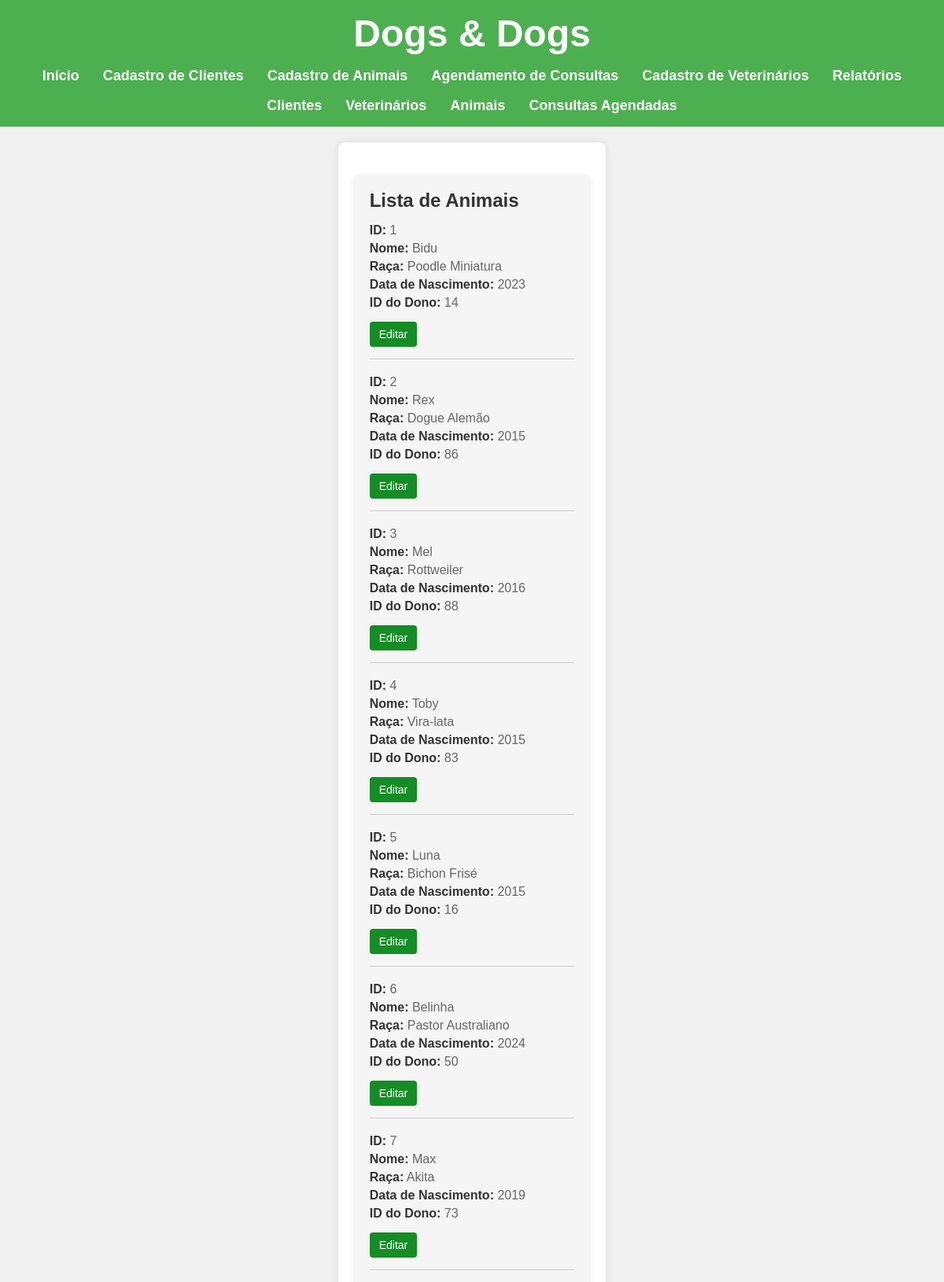
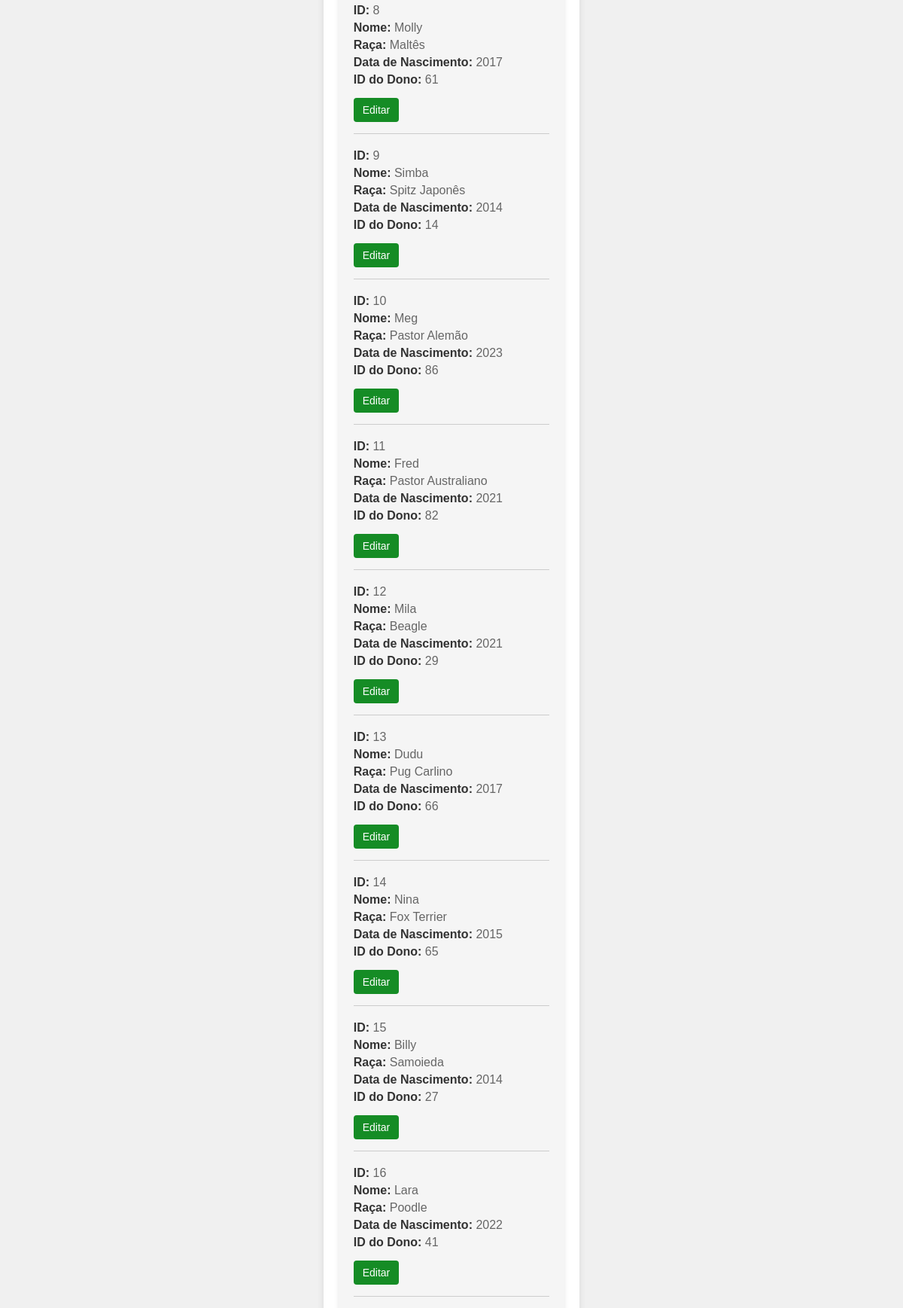
Page /animais (upper part) on the committed database (2 pictures, top to bottom).
### models.py (models this page shows, shortened)
class Animal(Base):
    __tablename__ = 'animais'
    id_animal = Column(Integer, primary_key=True)
    nome_animal = Column(String(30), nullable=False, index=True)
    raca = Column(String(30))
    anoNasci = Column(Integer, nullable=False)
    idCliente = Column(Integer, ForeignKey("clientes.id_cliente"), nullable=False)
    cliente = relationship("Cliente")
    def __repr__(self):
        return f'<Animal: {self.nome_animal}, Raça: {self.raca}, Ano de Nascimento: {self.anoNasci}>'

### app.py (the view)
@app.route('/animais', methods=['GET'])
def animais():
    sql_animais = select(Animal)
    lista_animais = db_session.execute(sql_animais).scalars().all()
    print(lista_animais)
    return render_template("animais.html", lista_de_animais=lista_animais)

### templates/animais.html
{% extends 'base.html' %}
{% block conteudo %}
    <div class="card">
        <h2>Lista de Animais</h2>
        {% for item in lista_de_animais %}
            <div class="animal-info">
                <p><span>ID:</span> {{item.id_animal}}</p>
                <p><span>Nome:</span> {{item.nome_animal}}</p>
                <p><span>Raça:</span> {{item.raca}}</p>
                <p><span>Data de Nascimento:</span> {{item.anoNasci}}</p>
                <p><span>ID do Dono:</span> {{item.idCliente}}</p>
                <a href="{{ url_for('editar_animal', id_animal=item.id_animal) }}" class="btn-edit">Editar</a>
            </div>
        {% endfor %}
    </div>
{% endblock conteudo %}

### static/design.css (style rules this page uses)
* { margin: 0; padding: 0; box-sizing: border-box; font-family: Arial, sans-serif; }
body { background-color: #f0f0f0; color: #333; display: flex; flex-direction: column; min-height: 100vh; }
.card { background-color: #f5f5f5; padding: 20px; border-radius: 8px; box-shadow: 0px 4px 6px rgba(0, 0, 0, 0.1); margin: 20px auto; max-width: 600px; text-align: left; }
.card h2 { color: #333; font-size: 24px; margin-bottom: 15px; }
.card p { font-size: 16px; margin: 5px 0; color: #666; }
.card span { font-weight: bold; color: #333; }
.card .animal-info { margin-bottom: 20px; border-bottom: 1px solid #ccc; padding-bottom: 15px; }
.btn-edit { display: inline-block; margin-top: 10px; padding: 8px 12px; background-color: #158c25; color: white; text-decoration: none; border-radius: 4px; font-size: 14px; text-align: center; }

### rows in the picture
Animal: id_animal "1", nome_animal "Bidu", raca "Poodle Miniatura", anoNasci "2023", idCliente "14"
Animal: id_animal "2", nome_animal "Rex", raca "Dogue Alemão", anoNasci "2015", idCliente "86"
Animal: id_animal "3", nome_animal "Mel", raca "Rottweiler", anoNasci "2016", idCliente "88"
Animal: id_animal "4", nome_animal "Toby", raca "Vira-lata", anoNasci "2015", idCliente "83"
Animal: id_animal "5", nome_animal "Luna", raca "Bichon Frisé", anoNasci "2015", idCliente "16"
Animal: id_animal "6", nome_animal "Belinha", raca "Pastor Australiano", anoNasci "2024", idCliente "50"
Animal: id_animal "7", nome_animal "Max", raca "Akita", anoNasci "2019", idCliente "73"
Animal: id_animal "8", nome_animal "Molly", raca "Maltês", anoNasci "2017", idCliente "61"
Animal: id_animal "9", nome_animal "Simba", raca "Spitz Japonês", anoNasci "2014", idCliente "14"
Animal: id_animal "10", nome_animal "Meg", raca "Pastor Alemão", anoNasci "2023", idCliente "86"
Animal: id_animal "11", nome_animal "Fred", raca "Pastor Australiano", anoNasci "2021", idCliente "82"
Animal: id_animal "12", nome_animal "Mila", raca "Beagle", anoNasci "2021", idCliente "29"
Animal: id_animal "13", nome_animal "Dudu", raca "Pug Carlino", anoNasci "2017", idCliente "66"
Animal: id_animal "14", nome_animal "Nina", raca "Fox Terrier", anoNasci "2015", idCliente "65"
Animal: id_animal "15", nome_animal "Billy", raca "Samoieda", anoNasci "2014", idCliente "27"
Animal: id_animal "16", nome_animal "Lara", raca "Poodle", anoNasci "2022", idCliente "41"
